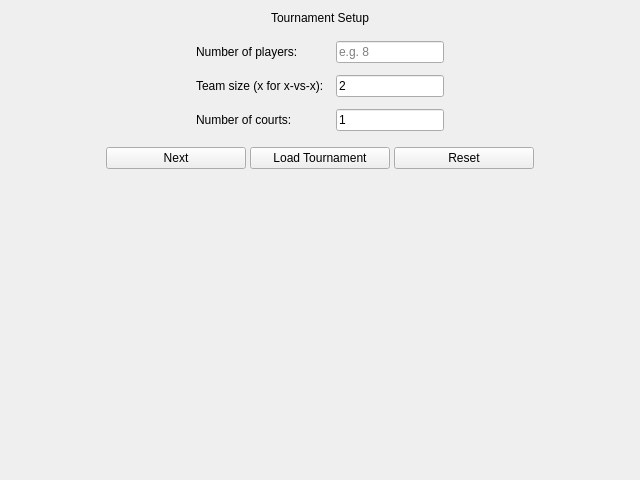
<?xml version="1.0" encoding="UTF-8"?>
<ui version="4.0">
 <class>SetupPage</class>
 <widget class="QWidget" name="SetupPage">
  <property name="geometry">
   <rect>
    <x>0</x>
    <y>0</y>
    <width>640</width>
    <height>480</height>
   </rect>
  </property>
  <layout class="QVBoxLayout" name="mainLayout">
   <property name="spacing">
    <number>16</number>
   </property>
   <item>
    <widget class="QLabel" name="title_label">
     <property name="text">
      <string>Tournament Setup</string>
     </property>
     <property name="alignment">
      <set>Qt::AlignCenter</set>
     </property>
    </widget>
   </item>
   <item>
    <layout class="QHBoxLayout" name="formContainer">
     <property name="spacing">
      <number>0</number>
     </property>
     <item>
      <spacer name="formLeftSpacer">
       <property name="orientation">
        <enum>Qt::Horizontal</enum>
       </property>
       <property name="sizeType">
        <enum>QSizePolicy::Expanding</enum>
       </property>
       <property name="sizeHint" stdset="0">
        <size>
         <width>40</width>
         <height>20</height>
        </size>
       </property>
      </spacer>
     </item>
     <item>
      <layout class="QFormLayout" name="formLayout">
       <property name="spacing">
        <number>12</number>
       </property>
       <item row="0" column="0">
        <widget class="QLabel" name="label_players">
         <property name="text">
          <string>Number of players:</string>
         </property>
        </widget>
       </item>
       <item row="0" column="1">
      <widget class="QLineEdit" name="num_players_edit">
       <property name="maximumSize">
        <size>
         <width>240</width>
         <height>16777215</height>
        </size>
       </property>
         <property name="placeholderText">
          <string>e.g. 8</string>
         </property>
        </widget>
       </item>
       <item row="1" column="0">
        <widget class="QLabel" name="label_team_size">
         <property name="text">
          <string>Team size (x for x-vs-x):</string>
         </property>
        </widget>
       </item>
       <item row="1" column="1">
      <widget class="QLineEdit" name="team_size_edit">
       <property name="maximumSize">
        <size>
         <width>240</width>
         <height>16777215</height>
        </size>
       </property>
         <property name="text">
          <string>2</string>
         </property>
         <property name="placeholderText">
          <string>e.g. 2</string>
         </property>
        </widget>
       </item>
       <item row="2" column="0">
        <widget class="QLabel" name="label_courts">
         <property name="text">
          <string>Number of courts:</string>
         </property>
        </widget>
       </item>
       <item row="2" column="1">
      <widget class="QLineEdit" name="court_count_edit">
       <property name="maximumSize">
        <size>
         <width>240</width>
         <height>16777215</height>
        </size>
       </property>
         <property name="text">
          <string>1</string>
         </property>
         <property name="placeholderText">
          <string>e.g. 1</string>
         </property>
        </widget>
       </item>
      </layout>
     </item>
     <item>
      <spacer name="formRightSpacer">
       <property name="orientation">
        <enum>Qt::Horizontal</enum>
       </property>
       <property name="sizeType">
        <enum>QSizePolicy::Expanding</enum>
       </property>
       <property name="sizeHint" stdset="0">
        <size>
         <width>40</width>
         <height>20</height>
        </size>
       </property>
      </spacer>
     </item>
    </layout>
   </item>
   <item>
    <layout class="QHBoxLayout" name="buttonLayout">
     <property name="spacing">
      <number>4</number>
     </property>
      <item>
       <spacer name="buttonsLeftSpacer">
        <property name="orientation">
         <enum>Qt::Horizontal</enum>
        </property>
        <property name="sizeType">
         <enum>QSizePolicy::Expanding</enum>
        </property>
        <property name="sizeHint" stdset="0">
         <size>
          <width>40</width>
          <height>20</height>
         </size>
        </property>
       </spacer>
      </item>
     <item>
      <widget class="QPushButton" name="next_button">
         <property name="minimumSize">
          <size>
           <width>140</width>
           <height>0</height>
          </size>
         </property>
         <property name="maximumSize">
          <size>
           <width>140</width>
           <height>16777215</height>
          </size>
         </property>
      <property name="text">
       <string>Next</string>
       </property>
      </widget>
     </item>
     <item>
      <widget class="QPushButton" name="load_button">
         <property name="minimumSize">
          <size>
           <width>140</width>
           <height>0</height>
          </size>
         </property>
         <property name="maximumSize">
          <size>
           <width>140</width>
           <height>16777215</height>
          </size>
         </property>
       <property name="text">
        <string>Load Tournament</string>
       </property>
      </widget>
     </item>
     <item>
      <widget class="QPushButton" name="clear_button">
         <property name="minimumSize">
          <size>
           <width>140</width>
           <height>0</height>
          </size>
         </property>
         <property name="maximumSize">
          <size>
           <width>140</width>
           <height>16777215</height>
          </size>
         </property>
       <property name="text">
        <string>Reset</string>
       </property>
      </widget>
     </item>
      <item>
       <spacer name="buttonsRightSpacer">
        <property name="orientation">
         <enum>Qt::Horizontal</enum>
        </property>
        <property name="sizeType">
         <enum>QSizePolicy::Expanding</enum>
        </property>
        <property name="sizeHint" stdset="0">
         <size>
          <width>40</width>
          <height>20</height>
         </size>
        </property>
       </spacer>
      </item>
      </layout>
   </item>
   <item>
    <spacer name="verticalSpacer">
     <property name="orientation">
      <enum>Qt::Vertical</enum>
     </property>
     <property name="sizeHint" stdset="0">
      <size>
       <width>20</width>
       <height>40</height>
      </size>
     </property>
    </spacer>
   </item>
  </layout>
 </widget>
 <resources/>
 <connections/>
</ui>
